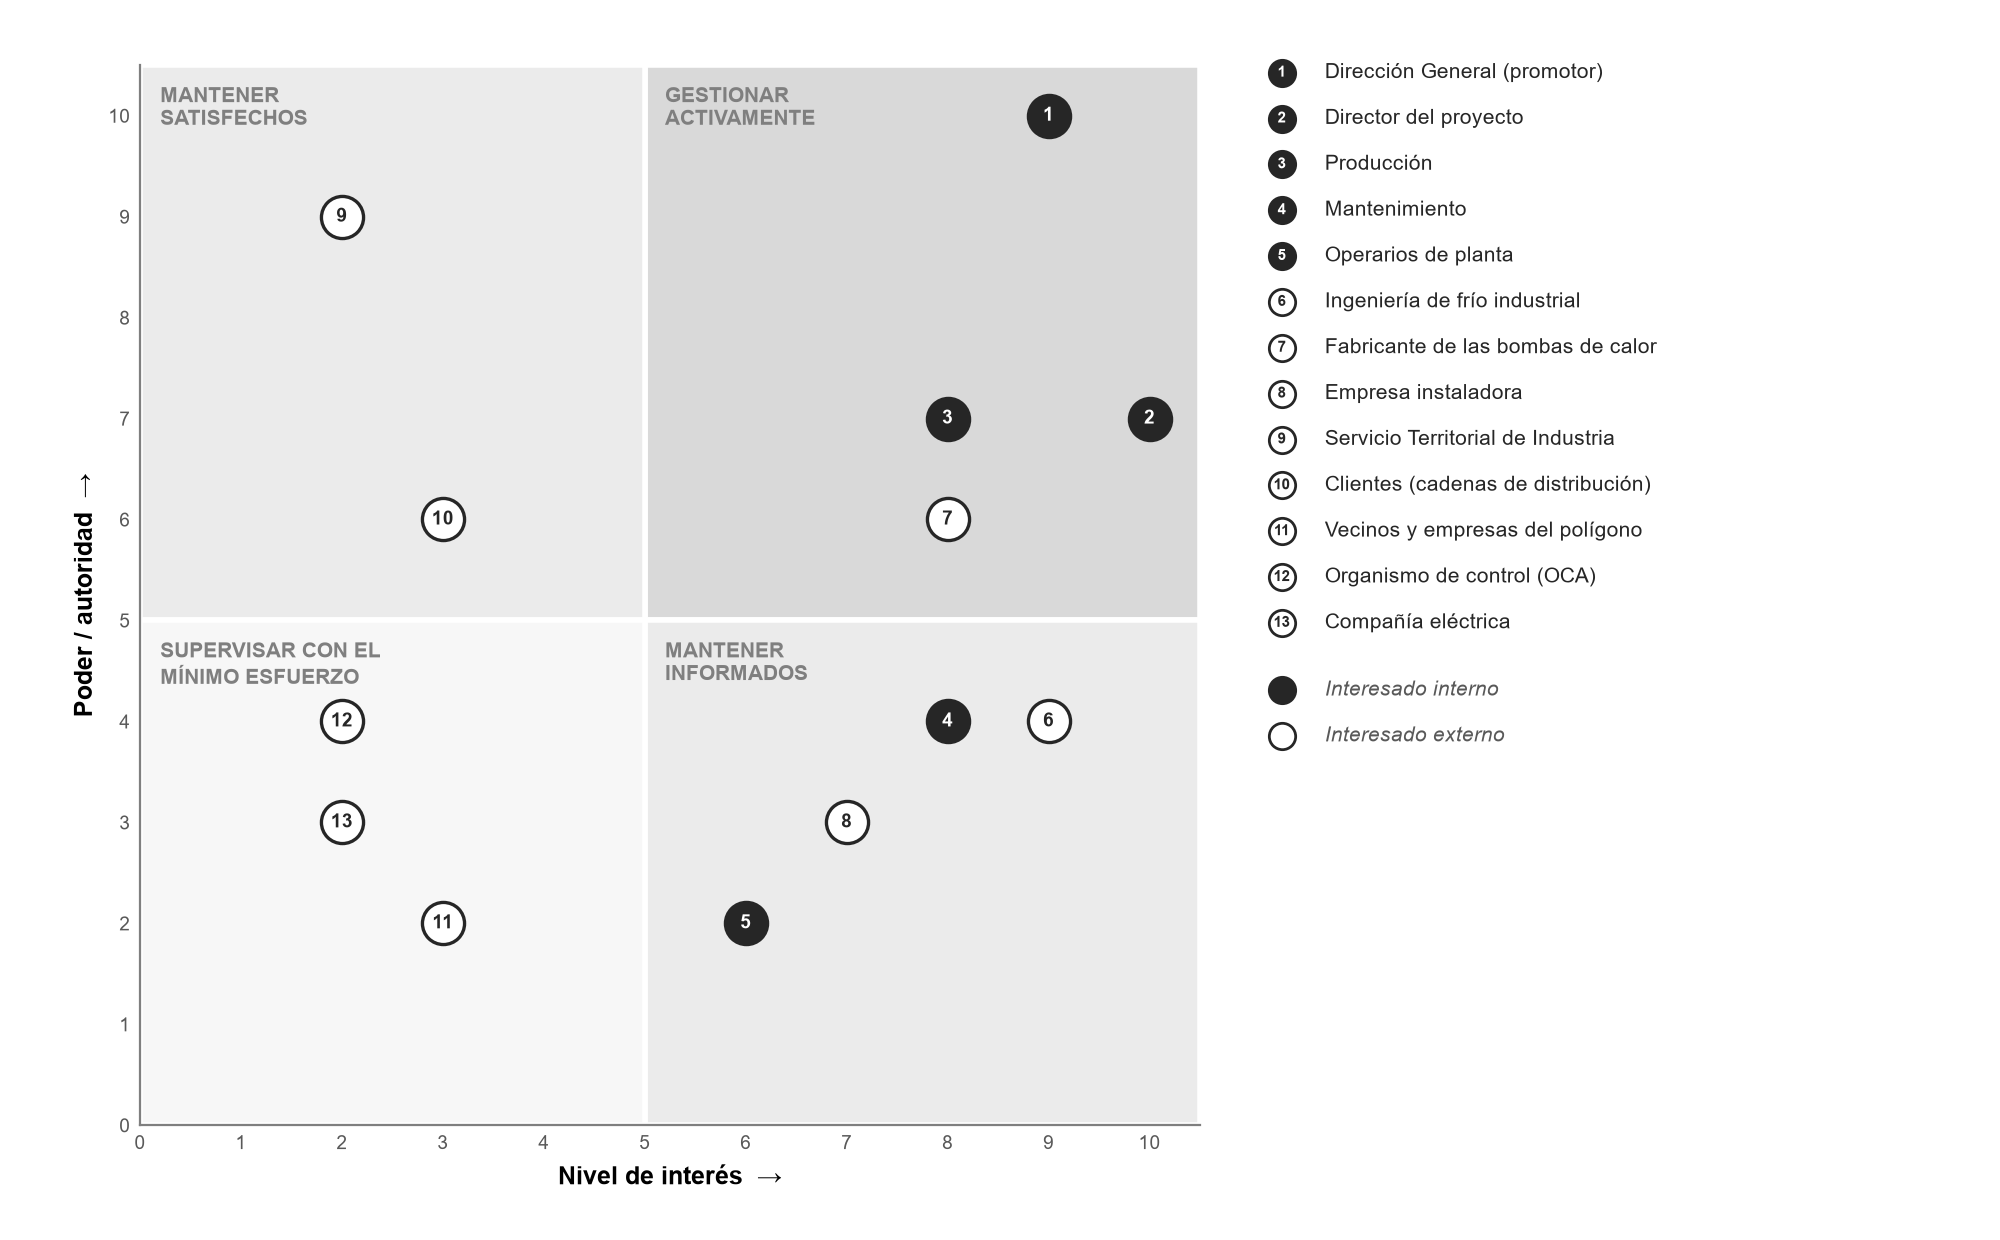

This figure's Python source:
"""Matriz de análisis de interesados (poder / interés) del proyecto BCAT-YOGUR.

Para cambiar la posición de un interesado basta con tocar su interés o su poder
(escala de 1 a 10) en la lista DATOS y volver a ejecutar el script.
"""
from pathlib import Path

import matplotlib.pyplot as plt
from matplotlib.patches import Rectangle

# (nº, nombre corto, interno/externo, interés, poder)
DATOS = [
    (1, "Dirección General (promotor)", "Interno", 9, 10),
    (2, "Director del proyecto", "Interno", 10, 7),
    (3, "Producción", "Interno", 8, 7),
    (4, "Mantenimiento", "Interno", 8, 4),
    (5, "Operarios de planta", "Interno", 6, 2),
    (6, "Ingeniería de frío industrial", "Externo", 9, 4),
    (7, "Fabricante de las bombas de calor", "Externo", 8, 6),
    (8, "Empresa instaladora", "Externo", 7, 3),
    (9, "Servicio Territorial de Industria", "Externo", 2, 9),
    (10, "Clientes (cadenas de distribución)", "Externo", 3, 6),
    (11, "Vecinos y empresas del polígono", "Externo", 3, 2),
    (12, "Organismo de control (OCA)", "Externo", 2, 4),
    (13, "Compañía eléctrica", "Externo", 2, 3),
]

CUADRANTES = {  # (x0, y0): (texto, color de fondo)
    (5, 5): ("GESTIONAR\nACTIVAMENTE", "#D9D9D9"),
    (0, 5): ("MANTENER\nSATISFECHOS", "#EBEBEB"),
    (5, 0): ("MANTENER\nINFORMADOS", "#EBEBEB"),
    (0, 0): ("SUPERVISAR CON EL\nMÍNIMO ESFUERZO", "#F7F7F7"),
}


def estrategia(interes, poder):
    if poder > 5:
        return "Gestionar activamente" if interes > 5 else "Mantener satisfechos"
    return "Mantener informados" if interes > 5 else "Supervisar con el mínimo esfuerzo"


def dibujar(salida):
    plt.rcParams["font.family"] = "Arial"
    fig = plt.figure(figsize=(10, 6.2), dpi=200)
    ax = fig.add_axes([0.07, 0.09, 0.53, 0.86])

    for (x0, y0), (texto, color) in CUADRANTES.items():
        ancho, alto = (5.5 if x0 else 5), (5.5 if y0 else 5)
        ax.add_patch(Rectangle((x0, y0), ancho, alto, facecolor=color, edgecolor="white", lw=2, zorder=0))
        ax.text(x0 + 0.2, y0 + alto - 0.2, texto, ha="left", va="top", fontsize=7.5,
                fontweight="bold", color="#7F7F7F", zorder=1)

    for n, _, tipo, i, p in DATOS:
        interno = tipo == "Interno"
        ax.scatter(i, p, s=230, zorder=3, linewidths=1.2, edgecolors="#262626",
                   facecolors="#262626" if interno else "white")
        ax.text(i, p, str(n), ha="center", va="center", fontsize=7, fontweight="bold",
                color="white" if interno else "#262626", zorder=4)

    ax.set_xlim(0, 10.5)
    ax.set_ylim(0, 10.5)
    ax.set_xticks(range(0, 11))
    ax.set_yticks(range(0, 11))
    ax.tick_params(labelsize=7, colors="#595959", length=0)
    for lado in ("top", "right"):
        ax.spines[lado].set_visible(False)
    for lado in ("left", "bottom"):
        ax.spines[lado].set_color("#7F7F7F")
    ax.set_xlabel("Nivel de interés  →", fontsize=9, fontweight="bold")
    ax.set_ylabel("Poder / autoridad  →", fontsize=9, fontweight="bold")
    ax.set_aspect("equal")

    # Leyenda numerada a la derecha
    ley = fig.add_axes([0.63, 0.09, 0.36, 0.86])
    ley.axis("off")
    y = 0.99
    for n, nombre, tipo, *_ in DATOS:
        interno = tipo == "Interno"
        ley.scatter(0.03, y, s=90, linewidths=1, edgecolors="#262626",
                    facecolors="#262626" if interno else "white", clip_on=False)
        ley.text(0.03, y, str(n), ha="center", va="center", fontsize=5.5, fontweight="bold",
                 color="white" if interno else "#262626")
        ley.text(0.09, y, nombre, va="center", fontsize=7.5, color="#262626")
        y -= 0.043
    y -= 0.02
    for texto, relleno in (("Interesado interno", "#262626"), ("Interesado externo", "white")):
        ley.scatter(0.03, y, s=90, linewidths=1, edgecolors="#262626", facecolors=relleno, clip_on=False)
        ley.text(0.09, y, texto, va="center", fontsize=7.5, style="italic", color="#595959")
        y -= 0.043
    ley.set_xlim(0, 1)
    ley.set_ylim(0, 1)

    fig.savefig(salida, dpi=200, facecolor="white")
    plt.close(fig)


if __name__ == "__main__":
    salida = Path(__file__).with_name("matriz_interesados.png")
    dibujar(salida)
    print("Matriz guardada en", salida)
